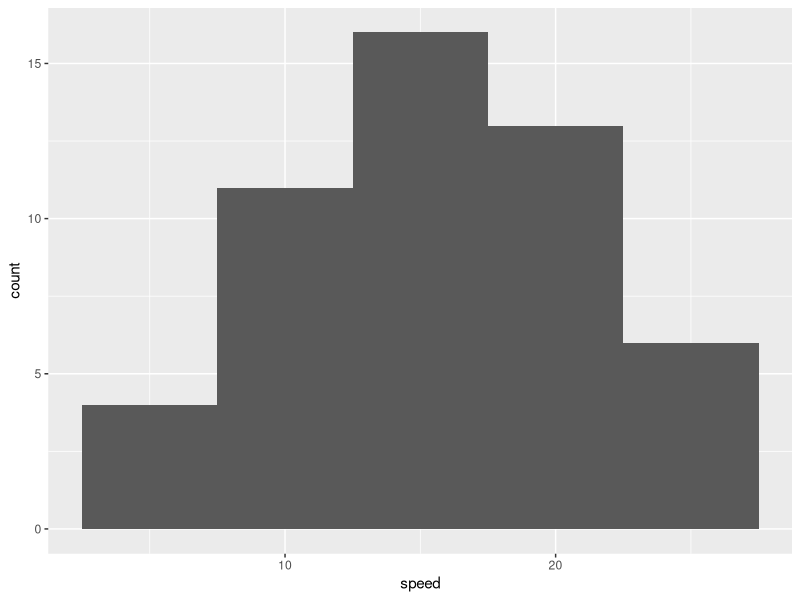

Here is the R script that generated this plot:
## ---- chunk 1
knitr::opts_chunk$set(echo = TRUE)
## ---- chunk 2
skimr::skim(cars)
## ---- chunk 3
library(ggplot2)
ggplot2::ggplot(cars) +
  geom_histogram(aes(x = speed), binwidth = 5)
